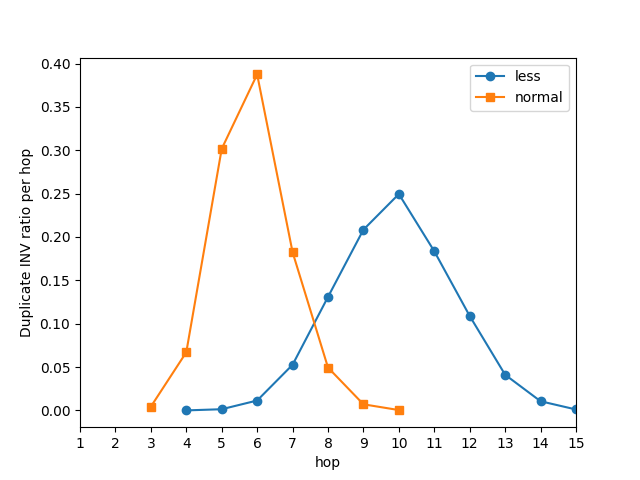

This figure's Python source:
import matplotlib.pyplot as plt
import numpy as np
from matplotlib.pyplot import MultipleLocator

pdf_names = {"4" : "less", "128" : "normal"}
def read_file(filename):
    """读取文件数据，返回hop和inv数量的列表"""
    hops = []
    invs = []
    with open(filename, 'r') as f:
        for line in f:
            if line.strip() == '---end---':
                break
            parts = line.strip().split()
            if len(parts) == 2:
                hops.append(int(parts[0]))
                invs.append(int(parts[1]))
    return hops, invs

def plot_probability_density(file1, file2):
    """绘制两个文件的概率密度图"""
    # 读取数据
    hops1, invs1 = read_file(file1)
    hops2, invs2 = read_file(file2)
    
    # 计算概率密度
    total_invs1 = sum(invs1)
    prob1 = [inv/total_invs1 for inv in invs1]
    
    total_invs2 = sum(invs2)
    prob2 = [inv/total_invs2 for inv in invs2]
    
    # 绘制图形
    ax = plt.gca()
    x_major_locator = MultipleLocator(1)
    ax.xaxis.set_major_locator(x_major_locator)
    # plt.figure(figsize=(10, 6))
    
    # 确保hops是有序的
    sorted_indices1 = np.argsort(hops1)
    sorted_hops1 = np.array(hops1)[sorted_indices1]
    sorted_prob1 = np.array(prob1)[sorted_indices1]
    
    sorted_indices2 = np.argsort(hops2)
    sorted_hops2 = np.array(hops2)[sorted_indices2]
    sorted_prob2 = np.array(prob2)[sorted_indices2]
    
    plt.plot(sorted_hops1, sorted_prob1, marker='o', label=pdf_names[file1])
    plt.plot(sorted_hops2, sorted_prob2, marker='s', label=pdf_names[file2])
    
    plt.xlabel('hop')
    plt.ylabel('Duplicate INV ratio per hop')
    plt.xlim(1, 15)
    plt.legend()
    # plt.grid(True)
    plt.savefig('pdf_2.png')
    plt.show()

# 使用示例 - 替换为你的实际文件名
file1 = '4'  # 第一个文件名
file2 = '128'  # 第二个文件名
plot_probability_density(file1, file2)
